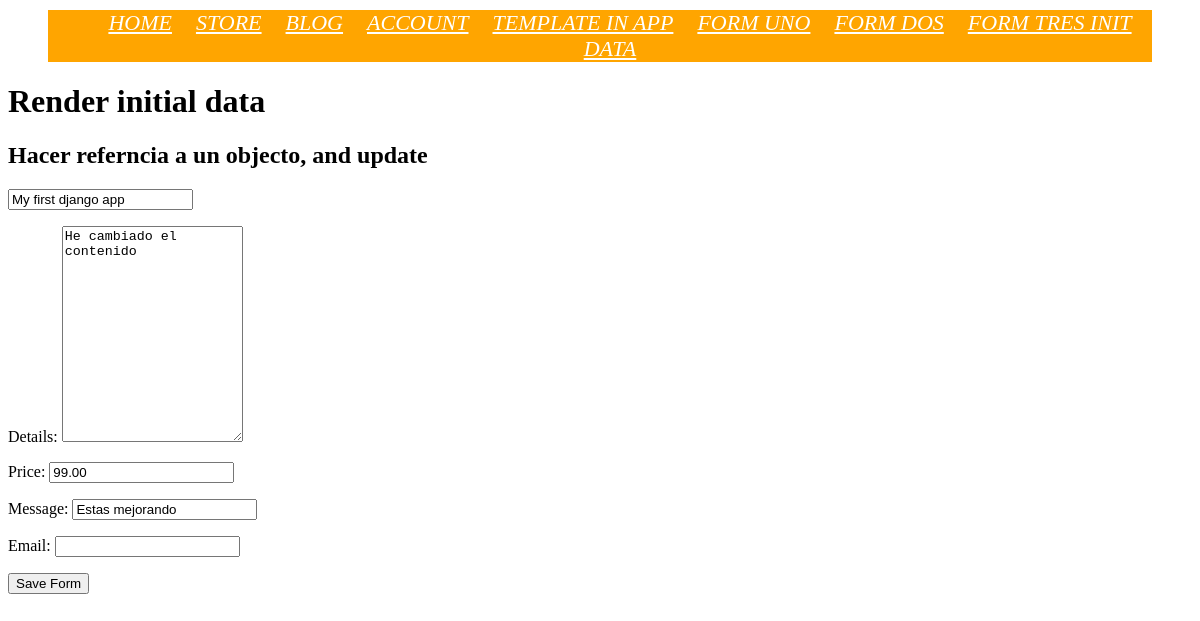
The app's page /render_init_data/ with its own data.
### post_blog/models.py (models this page shows, shortened)
class Post(models.Model):
    title = models.CharField(max_length=20)
    details = models.TextField(
        blank=True,
        null=True,
        default='Escribe la descripcion.'
    )
    price = models.DecimalField(decimal_places=2, max_digits=4, default=0.99)
    message = models.CharField(
        max_length=20,
        blank=True,
        null=True,
        default='Escribe un mensaje.'
    )

### post_blog/views.py (the view)
# urls.py: path('render_init_data/', views.render_initial_data, name='render_init_data' ),
def render_initial_data(request):
    initial_data = {
        'title': 'My awesome title',
    }
    my_obj = Post.objects.get(id=1)
    form = PostForm(request.POST or None, instance=my_obj)
    if form.is_valid():
        form.save()
    print(f"Form: {form}")
    context = {
        'form': form,
    }
    return render(request, 'post/form_initial_data.html', context)

### post_blog/templates/post/form_initial_data.html (shortened to what this page needs)
{% extends 'main.html' %}
{% block content %}
    <div>
        <H1>Render initial data</H1>
        <h2>Hacer referncia a un objecto, and update</h2>
        <form action="." method="POST">
            {{ form.as_p }}
            <input type="submit" value="Save Form">
        </form>
    </div>
{% endblock %}

### records on screen
Post: title "My first django app", details "He cambiado el contenido", price "99.00", message "Estas mejorando"
